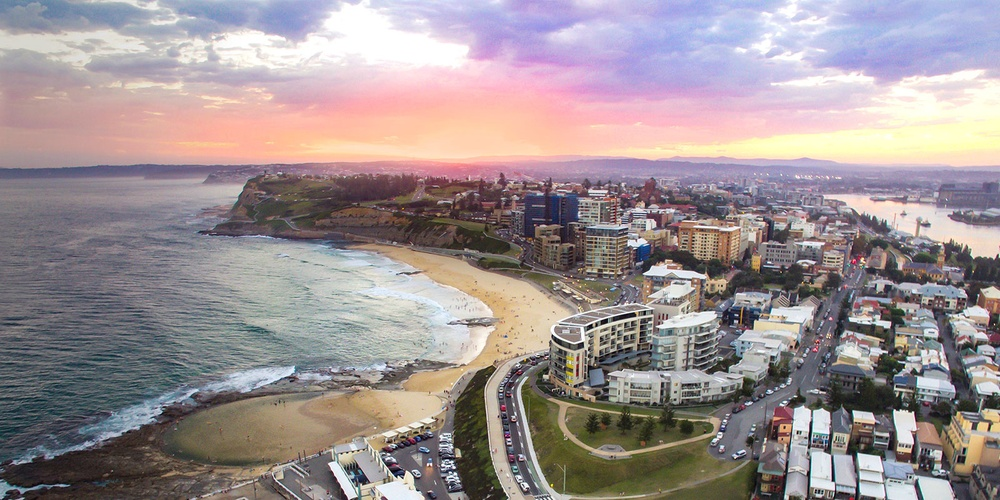
#> input picture newcastle-beach.jpeg, 1000 x 500 px, shrunk from 1600 x 800 before the run
$ python test_image_filtering.py
#> lines starting #> are read from the running program, lines starting #| are printed output that depends on the picture
### cvlib.py
"""cvlib.py"""

# Import standard libraries
import cv2
import numpy as np
import sys
from numpy.typing import NDArray


def read_image(filename:str)->NDArray:
    """
    Load an image from the specified filename using OpenCV.

        Parameters:
            filename (str): The path to the image file to be loaded.

        Returns:
            img (cv2 or None): The loaded image represented as a cv2 image.

    This function uses OpenCV's imread function to read the image file.
    If the image is not loaded successfully, the function prints an error
    message to the console and exits.)
    """
#> called with filename = 'newcastle-beach.jpeg'

    # Modify the following lines so that 'img' holds the input image
    img = cv2.imread(filename)
#> img is the input picture: shape (500, 1000, 3); mean B, G, R 147.5, 145.6, 156.8

    # Add below the required lines of codes to check whether or not 'img'
    # was loaded correctly. If it was not, your script should print
    # an error message on the Windows/Linux terminal and should finish.
    if img is None:
        sys.exit(f"\nERROR! - the image {filename} could not be read \n")

    return img


# [32 lines left out: functions rotate_image, translate_image, reflect_image, not called in this run]


def visualise_image(img, title):

    # Create a new window for visualisation purposes
    cv2.imshow(title, img)
    cv2.waitKey(0)
    cv2.destroyAllWindows()

    # Visualise image


# [7 lines left out: function close_windows, not called in this run]

### test_image_filtering.py
import cvlib
import cv2
import numpy as np

def apply_filters(image):
    """
    Applies median, average, and Gaussian filters to the given image.
    """
    median = cv2.medianBlur(image, 5)
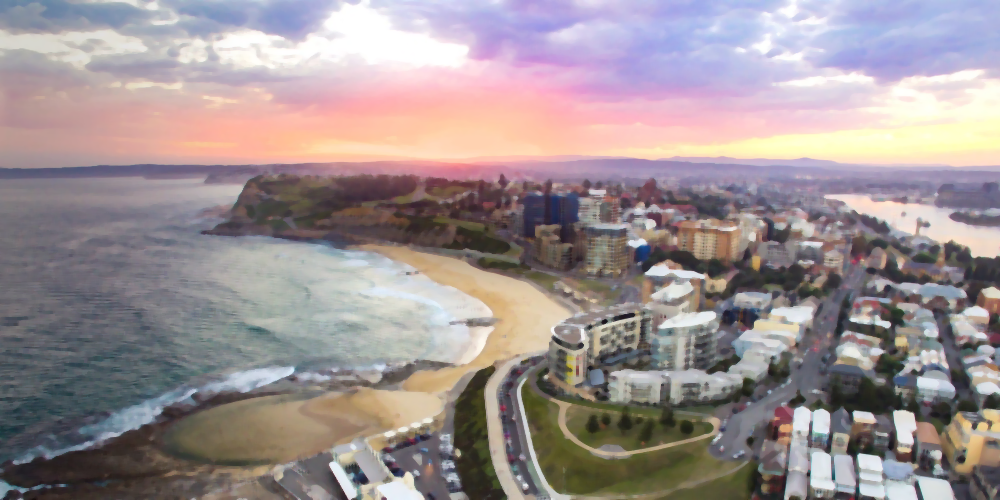
#> median: shape (500, 1000, 3); mean B, G, R 147.2, 145.5, 156.8
    average = cv2.blur(image, (5, 5))
    gaussian = cv2.GaussianBlur(image, (5, 5), 0)
    return median, average, gaussian

if __name__ == "__main__":
    # Load and read an example image

    image = cvlib.read_image("newcastle-beach.jpeg")

    # Apply filters
    median, average, gaussian = apply_filters(image)

    # Visualize original and filtered images
    cvlib.visualise_image(image,"Original")
    cvlib.visualise_image(median,"Median fliter")
    cvlib.visualise_image(average,"Average filter")
    cvlib.visualise_image(gaussian, "gaussian filter")
